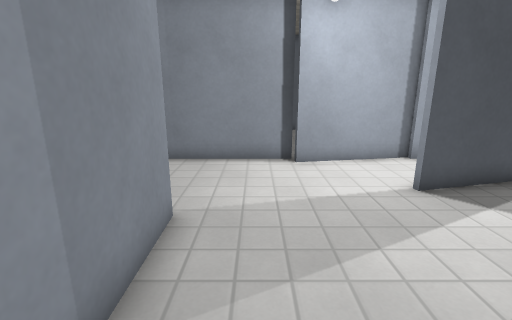
view 1 (above)

17 first-person views from a walk through a 3-D level made in the Godot game engine. The camera is 1.3 m above the floor, tilts 14° down and sees 85° across. Doors that lead somewhere are drawn open, without their leaves. The floor is counted in squares, 0.5 m on a side. Each view is taken from the middle of a square. On the plan, view 1 faces up. The plan holds only what a view shows up to about 19 squares ahead; the rest is blank. Flat picture figures and markers are left out. Surface patterns are stand-ins for the level's own textures.

view 2
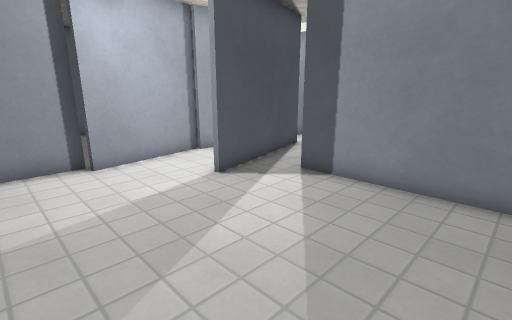

view 3
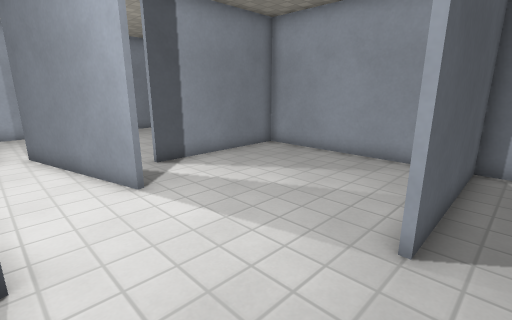

view 4
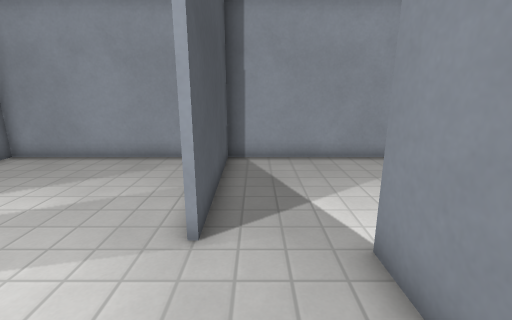

view 5
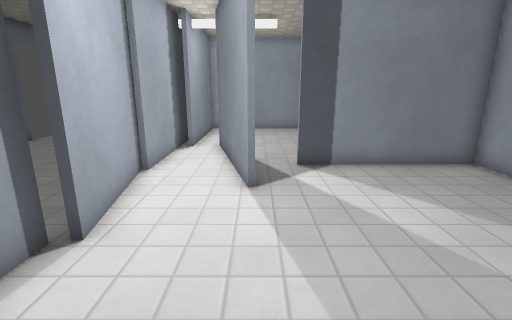

view 6
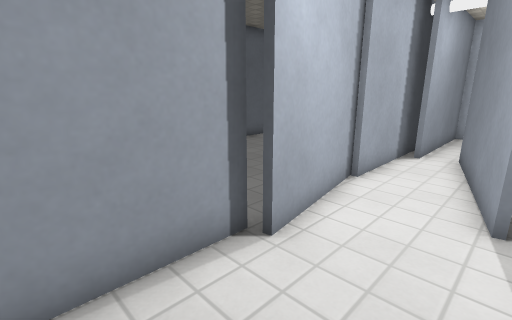

view 7
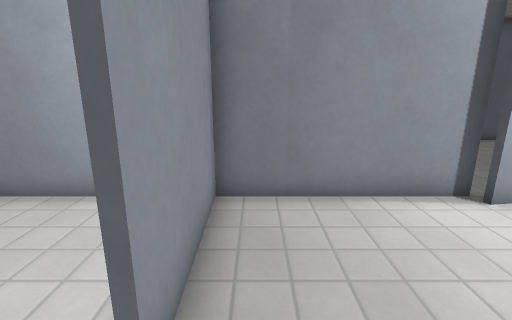

view 8
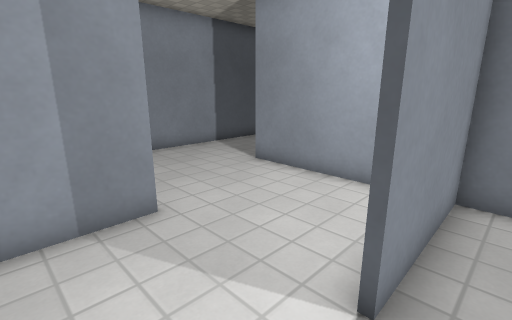

view 9
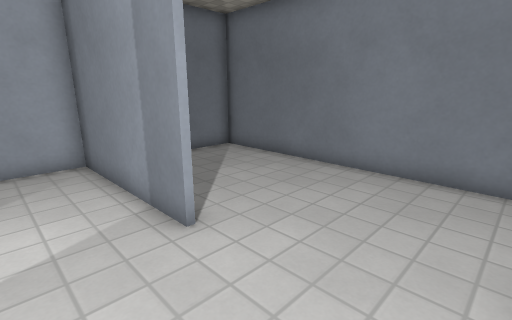

view 10
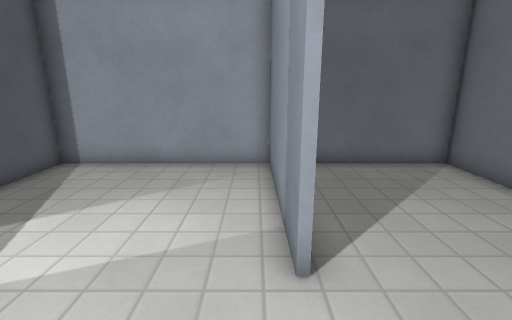

view 11
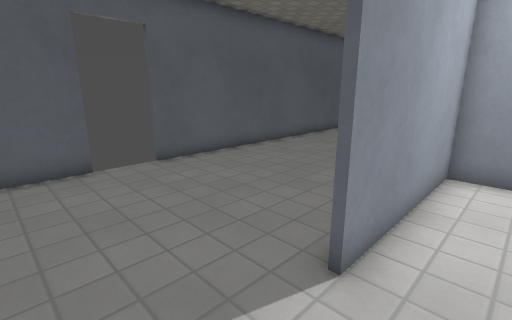

view 12
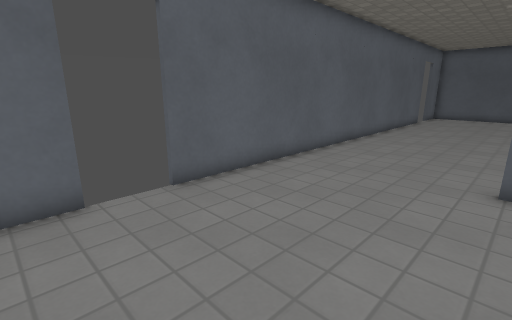

view 13
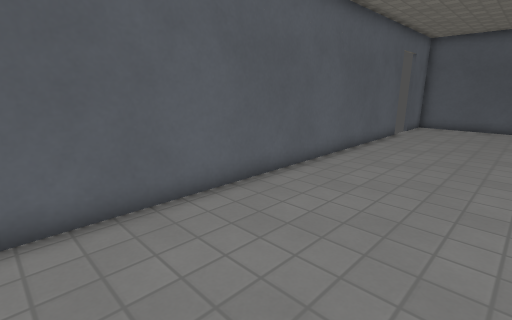

view 14
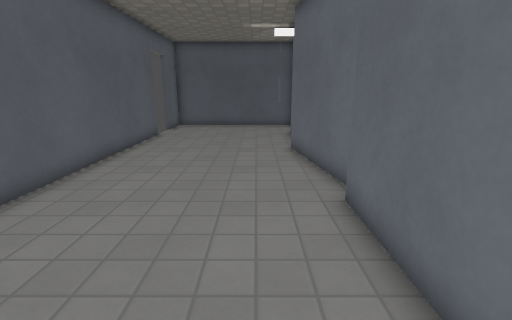

view 15
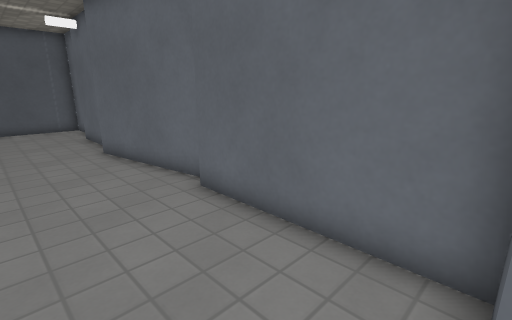

view 16
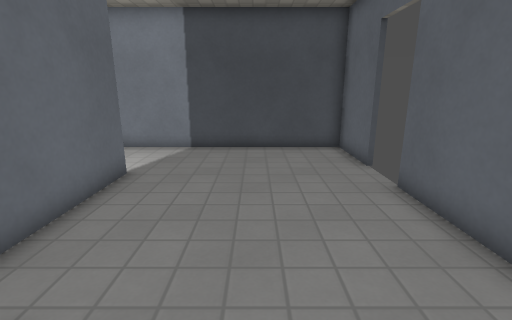

view 17
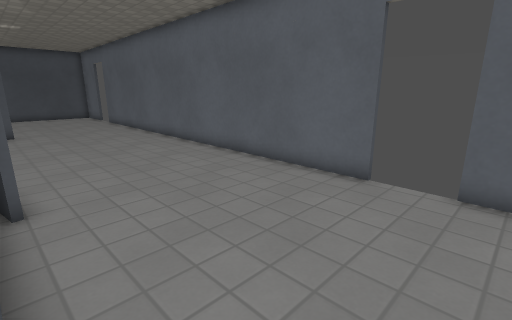

### Floor plan
Points are (right, up) in squares from view 1. A wall is a line through its corners. A room is listed if a view was taken in it or the views show most of it. See-through windows are left out.
Room 1 (views 1, 2, 3, 4, 5, 6)
walls: (-1.8, 5.6) (-1.7, 1.5); (1.5, 10.6) (-4.9, 10.6); (6.2, 7.5) (4.3, 7); (-0.1, -0.9) (6.8, -0.9) (6.7, 5.6); (4.4, 10.6) (1.5, 10.1); (-5, 10.7) (-4.9, 5.8)
ways out: opening at (-3.5, 5.5) to room 2; opening at (4, 9) to room 4; opening at (7, 6)
Room 2 (views 7, 8, 9, 10, 11)
walls: (-9.6, 5.6) (-9.5, -0.9) (-1.9, -0.9) (-2, 5.6); (-5.2, 9.2) (-5.2, 10.8); (-4.9, 10.6) (-11.8, 10.6); (-15.9, 11.5) (-15.9, -0.9) (-11.1, -0.9)
ways out: opening at (-3.5, 5.5) to room 1; opening at (-13.5, 11) to room 3
Room 3 (views 12, 13, 14, 15, 16, 17)
walls: (2.1, 10.4) (7.8, 11.4); (-5, 12.4) (-5, 10.8); (-5.2, 10.8) (1.5, 10.8); (9.6, 10.8) (12.6, 10.8); (11.9, 18.9) (-10.4, 18.9); (-11.8, 10.8) (-7.1, 10.8); (-12.5, 18.9) (-15.9, 18.9) (-15.9, 11.5); (15, 10.2) (16.5, 10.2); (16, 18.9) (13.9, 18.9)
ways out: opening at (-13.5, 11) to room 2; open door at (-11.5, 19); open door at (13, 19)
Room 4 (no view inside)
walls: (6.3, 10.9) (4.4, 10.6); (4.2, 7.2) (10.6, 8.8); (11.9, 10.6) (6, 10.6)
low walls: (7.9, 11.2) (7.3, 11.1)
ways out: opening at (4, 9) to room 1

Where each view was taken, in squares from view 1:
view 1: 0 up, 0 right, facing up
view 2: 0 up, 1 left, facing up-right
view 3: 10 up, 3 left, facing down-right
view 4: 10 up, 3 left, facing down
view 5: 7 up, 3 left, facing right
view 6: 7 up, 2 left, facing up-right
view 7: 4 up, 4 left, facing up
view 8: 3 up, 4 left, facing up-left
view 9: 10 up, 7 left, facing down-left
view 10: 9 up, 9 left, facing down
view 11: 9 up, 15 left, facing up-right
view 12: 12 up, 14 left, facing up-right
view 13: 13 up, 6 left, facing up-right
view 14: 13 up, 5 left, facing right
view 15: 15 up, 5 left, facing down-right
view 16: 15 up, 3 left, facing left
view 17: 11 up, 15 right, facing up-left
